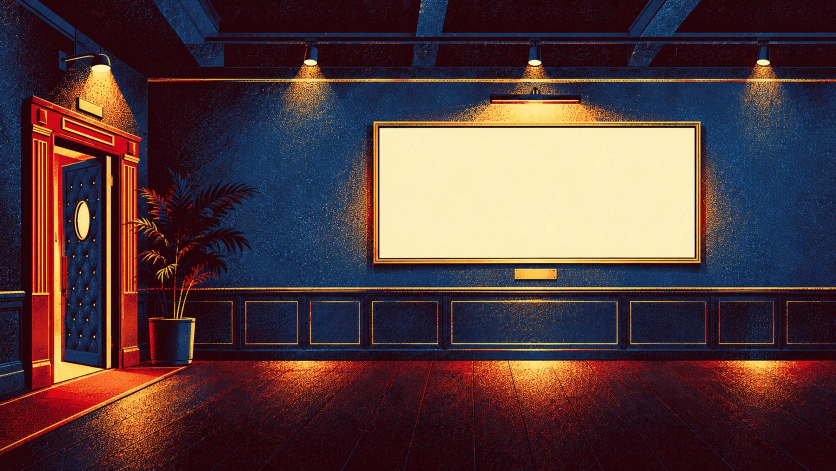
#> input picture assets/gallery/src/entrance.webp, 1672 x 941 px (shown at 1/2 size); its folder holds 4 pictures in this run
$ python build_gallery.py
#> lines starting #> are read from the running program, lines starting #| are printed output that depends on the picture; after the words box and inside, x2 and y2 are one past the last pixel; in counts of white or black regions, pixels touching at a corner belong together; pictures that were not available may be replaced by others from this repository, and a replacement may not be noted
"""Build the gallery and the rooftop from their paintings.

  assets/gallery/src/entrance.webp  the door in, one wide frame
  assets/gallery/src/windows.webp   two frames between the arched windows, the bench
  assets/gallery/src/exit.webp      one wide frame, the rope barrier, the door out to the roof
  assets/rooftop/src/rooftop.webp   the rooftop at night (the footer)

    python tools/build_gallery.py

Writes assets/scenes/gallery.webp (the three gallery frames side by side, the outer two resampled so the
picture rail, the wainscot and the floor line carry on across the joins) and assets/scenes/rooftop.webp,
and prints the numbers js/main.js needs: the blank frames and their plaques, the rooftop's blank
hoardings and its string-light bulbs.
"""
from pathlib import Path
import numpy as np
from PIL import Image
from scipy import ndimage as nd

ROOT = Path(__file__).resolve().parent.parent
load = lambda p: np.array(Image.open(ROOT / p).convert("RGB")).astype(float)
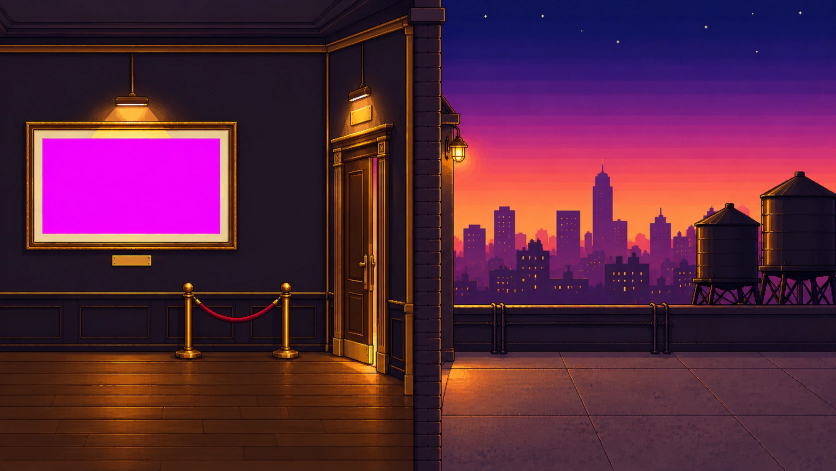
#> input picture assets/gallery/src/exit.webp, 1672 x 941 px (shown at 1/2 size)
g1, g2, g3 = [load(f"assets/gallery/src/{n}.webp") for n in ("entrance", "windows", "exit")]
H, W = g2.shape[:2]
#> H = 941; W = 1672


def rows(a, pairs):
    """Resample rows: pairs of (row in the output, row in the painting)."""
    src = np.interp(np.arange(H), [o for o, _ in pairs], [s for _, s in pairs])
#> src = 941 values from 0 to 940
    lo = np.floor(src).astype(int)
#> lo = 941 values from 0 to 940
    f = (src - lo)[:, None, None]
    return a[lo] * (1 - f) + a[np.minimum(lo + 1, H - 1)] * f


# picture rail, wainscot rail, floor line: where they sit in the middle frame <- in each outer frame
g1 = rows(g1, [(0, 0), (168, 160), (580, 576), (730, 725), (H - 1, H - 1)])
g3 = rows(g3, [(0, 0), (168, 155), (578, 563), (730, 710), (H - 1, H - 1)])
full = np.concatenate([g1, g2, g3], 1)
FLOOR = 590                         # below this (wainscot, floor) the joins are blended wide; above it, narrow
for j in (W, 2 * W):
    for rr, n in ((slice(0, FLOOR), 8), (slice(FLOOR, H), 40)):
        left, right = full[rr, j - n:j].copy(), full[rr, j:j + n].copy()
        k = np.linspace(0, 0.5, n)[None, :, None]                    # 0 away from the join, 0.5 on it
        full[rr, j - n:j] = left * (1 - k) + right[:, ::-1] * k
        full[rr, j:j + n] = right * (1 - k[:, ::-1]) + left[:, ::-1] * k[:, ::-1]
full = np.clip(full, 0, 255).astype(np.uint8)
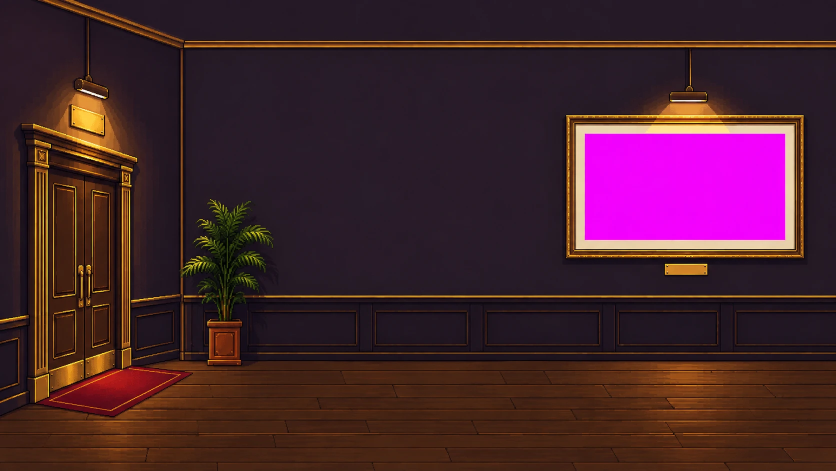
#> input picture assets/gallery/src/entry.webp, 1672 x 941 px, given in place of rooftop.webp, which was not available (shown at 1/2 size)
Image.fromarray(full).save(ROOT / "assets/scenes/gallery.webp", quality=88, method=6)

# ---- rooftop: the metro on the far bridge moves, so it is lifted out of the painting ----
#   assets/rooftop/train.png  the train on its own
#   assets/rooftop/front.png  what it passes behind: the string-light pole and the bridge's pylon
src = load("assets/rooftop/src/rooftop.webp")
TX0, TX1, TY0, TY1 = 750, 932, 486, 507            # the painted train (its nose points right)
POLE, PYLON = (853, 877), (1022, 1040)             # x ranges of the pole and the pylon, in front of the track
TRACK_END = 1096                                   # the bridge runs behind buildings from here
tr = src[TY0:TY1, TX0:TX1].copy()
r, g, b = tr[..., 0], tr[..., 1], tr[..., 2]
body = np.zeros(tr.shape[:2], bool)
body[2:, 2:166] = True                             # the cars are a plain block...
nose = (np.minimum(np.minimum(r, g), b) > 95) & (b - r < 70)   # ...and the nose is whatever is pale
#> nose: shape (21, 182) bool; every value is 0
body[2:, 166:] = nose[2:, 166:]
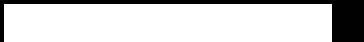
#> body: shape (21, 182) bool (shown 2 times larger); 81.5% white; 1 black region, box (x1, y1, x2, y2) and area: (0, 0, 182, 21) 706
p0, p1 = POLE[0] - TX0, POLE[1] - TX0              # the pole crosses the train: carry the car across it
tr[:, p0:p1] = tr[:, p0 - (p1 - p0):p0][:, ::-1]
#> tr: shape (21, 182, 3) float64; mean R, G, B 40.1, 26.9, 40.4
alpha = nd.gaussian_filter(body.astype(float), 0.5)
Image.fromarray(np.dstack([tr, alpha * 255]).clip(0, 255).astype(np.uint8)).save(ROOT / "assets/rooftop/train.png", optimize=True)
roof = src.copy()
roof[TY0:TY1, TX0:TX1] = src[TY0 - (TY1 - TY0):TY0, TX0:TX1]          # the haze just above the bridge, where the train stood
fx0, fx1, fy0, fy1 = POLE[0], PYLON[1], TY0 - 2, TY1 + 2
front = np.zeros((fy1 - fy0, fx1 - fx0, 4))
front[..., :3] = roof[fy0:fy1, fx0:fx1]
front[:, :POLE[1] - fx0, 3] = 255
#> front: shape (25, 187, 4) float64; mean R, G, B, A 40.6, 27.3, 40.9, 32.7
py = roof[fy0:fy1, PYLON[0]:PYLON[1]]
front[:, PYLON[0] - fx0:, 3] = ((py[..., 0] > 110) & (py[..., 0] - py[..., 2] > 40)) * 255
Image.fromarray(front.astype(np.uint8)).save(ROOT / "assets/rooftop/front.png", optimize=True)
print("rooftop train: track", [TX0, TY0, TRACK_END - TX0, TY1 - TY0], "len", TX1 - TX0, "front", [fx0, fy0, fx1 - fx0, fy1 - fy0])
roof = roof.astype(np.uint8)
Image.fromarray(roof).save(ROOT / "assets/scenes/rooftop.webp", quality=90, method=6)

# ---- the fairy lights: every little painted bulb gets a glow, split over three layers that twinkle out of step
#      (assets/rooftop/fairy-1..3.webp, drawn at twice the painting's size) ----
STRINGS = [(0, 318, 175, 398), (160, 455, 440, 605), (320, 580, 1672, 622), (852, 380, 880, 595), (1308, 380, 1336, 595), (1125, 640, 1225, 710)]
r, g, b = [roof[..., i].astype(int) for i in range(3)]
#> r: shape (941, 1672) int64
#> g: shape (941, 1672) int64
#> b: shape (941, 1672) int64
warm = (r > 215) & (g > 140) & (b < 150) & (r - b > 90)
#> warm: shape (941, 1672) bool; 1.2% white; 378 white regions (310 under 20 px), largest, box (x1, y1, x2, y2) and area: (144, 190, 208, 268) 3206, (1295, 249, 1458, 265) 2147, (66, 248, 274, 323) 1290
zone = np.zeros(warm.shape, bool)
for x0, y0, x1, y1 in STRINGS:
    zone[y0:y1, x0:x1] = True
lab, n = nd.label(warm & zone)
#> lab: shape (941, 1672) int32; 88 distinct labels, from 0 to 87
#> n = 87
size = nd.sum(warm & zone, lab, range(1, n + 1))
#> size = 87 values, max 1143 at index 78, min 1 at index 1, mean 30.08
dots = [c for c, z in zip(nd.center_of_mass(warm & zone, lab, range(1, n + 1)), size) if z <= 40]
#> dots = 76 pairs, first value 318 to 602.7, second value 70.44 to 1335
rng = np.random.default_rng(5)
layers = [np.zeros((H * 2, W * 2)) for _ in range(3)]
yy, xx = np.mgrid[-10:11, -10:11]
blob = np.exp(-(xx * xx + yy * yy) / (2 * 3.2 ** 2))
for cy, cx in dots:
    y, x = int(round(cy * 2)), int(round(cx * 2))
    if 10 <= y < H * 2 - 11 and 10 <= x < W * 2 - 11:
        L = layers[rng.integers(0, 3)]
        L[y - 10:y + 11, x - 10:x + 11] = np.maximum(L[y - 10:y + 11, x - 10:x + 11], blob)
#> this loop made 76 passes
#> (cy, cx, y, x) on passes 1 to 12: (319.8, 70.44, 640, 141), (318, 83, 636, 166), (323.4, 94.29, 647, 189), (326.5, 75.36, 653, 151), (330.2, 90.96, 660, 182), (336, 148, 672, 296), (337, 152.5, 674, 305), (338, 157, 676, 314), (339, 160.5, 678, 321), (340.5, 167.5, 681, 335), (342.3, 173.7, 685, 347), (372.1, 138, 744, 276)
#> (y, x) on passes 61 to 66: (1141, 356), (1165, 400), (1168, 373), (1184, 668), (1184, 758), (1184, 801)
for i, L in enumerate(layers):
    rgba = np.dstack([np.full(L.shape, 255), np.full(L.shape, 214), np.full(L.shape, 130), L * 255]).astype(np.uint8)
    Image.fromarray(rgba).save(ROOT / f"assets/rooftop/fairy-{i + 1}.webp", quality=80, method=4)
print("fairy lights:", len(dots))
#| fairy lights: 76


def boxes(mask, keep):
    lab, n = nd.label(mask)
    out = []
    for i, sl in enumerate(nd.find_objects(lab)):
        x, y, w, h = sl[1].start, sl[0].start, sl[1].stop - sl[1].start, sl[0].stop - sl[0].start
        if keep(x, y, w, h) and (lab[sl] == i + 1).mean() > 0.8:
            out.append([x, y, w, h])
    return sorted(out)


def cream(a):
    r, g, b = [a[..., i].astype(int) for i in range(3)]
    return nd.binary_opening((r > 232) & (g > 215) & (b > 150), iterations=3)


r, g, b = [full[..., i].astype(int) for i in range(3)]
#> r: shape (941, 5016) int64
#> g: shape (941, 5016) int64
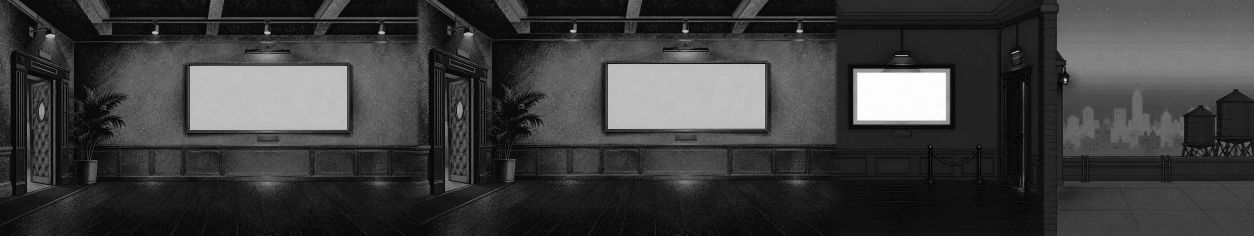
#> b: shape (941, 5016) int64 (shown at 1/4 size); min 0, max 255, mean 60.4
frames = boxes(cream(full), lambda x, y, w, h: w * h > 20000)
#> in cream, `return nd.binary_opening((r > 232) & (g > 215) & (b > 150), iterations..`: returned value: shape (941, 5016) bool; 6.9% white; 11 white regions, largest, box (x1, y1, x2, y2) and area: (2431, 256, 3061, 516) 162838, (759, 263, 1389, 520) 160798, (183, 137, 221, 151) 407
#> in boxes, `lab, n = nd.label(mask)`:
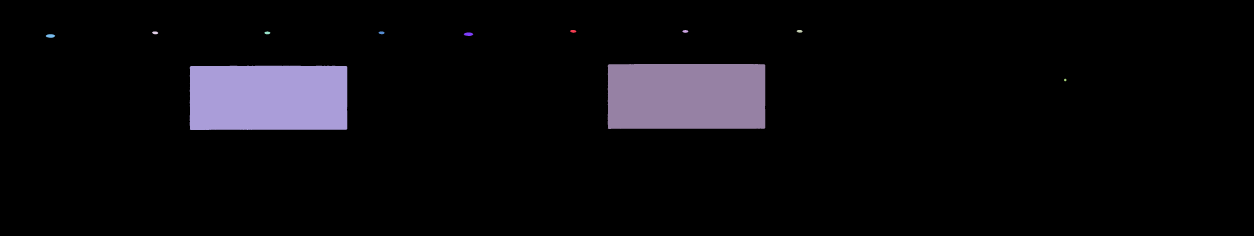
#> lab: shape (941, 5016) int32 (shown at 1/4 size); 12 distinct labels, from 0 to 11; one colour per label, 0 black
#> in boxes, `lab, n = nd.label(mask)`: n = 11
#> the loop in boxes, `for i, sl in enumerate(nd.find_objects(lab)):` made 11 passes
#> (x, y, w, h) on passes 1 to 11: (2280, 120, 26, 11), (2729, 120, 25, 11), (3186, 120, 25, 11), (608, 126, 25, 11), (1057, 126, 25, 11), (1514, 126, 25, 11), (1855, 130, 38, 14), (183, 137, 38, 14), (2431, 256, 630, 260), (759, 263, 630, 257), (4256, 315, 10, 10)
#> after the loop in boxes, `for i, sl in enumerate(nd.find_objects(lab)):`: out = [[2431, 256, 630, 260], [759, 263, 630, 257]]
#> frames = [[759, 263, 630, 257], [2431, 256, 630, 260]]
print("frames:", [[x - 1, y - 1, w + 2, h + 2] for x, y, w, h in frames])
#| frames: [[758, 262, 632, 259], [2430, 255, 632, 262]]
brass = nd.binary_opening((r > 200) & (g > 130) & (g < 215) & (b < 110), iterations=2)
#> brass: shape (941, 5016) bool; 1.3% white; 244 white regions (91 under 20 px), largest, box (x1, y1, x2, y2) and area: (4375, 425, 4503, 498) 4521, (4252, 423, 4343, 501) 4022, (213, 320, 223, 741) 3460
print("plaques:", boxes(brass, lambda x, y, w, h: 50 < w < 110 and 12 < h < 32 and 510 < y < 580))
#> in boxes (call 2), `lab, n = nd.label(mask)`:
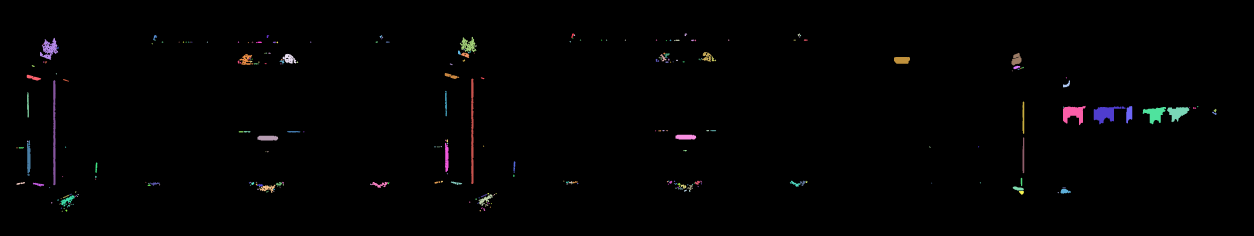
#> lab: shape (941, 5016) int32 (shown at 1/4 size); 284 distinct labels, from 0 to 283; one colour per label, 0 black
#> in boxes (call 2), `lab, n = nd.label(mask)`: n = 283
#> the loop in boxes (call 2), `for i, sl in enumerate(nd.find_objects(lab)):` made 283 passes
#> (x, y, w, h) on passes 1 to 3: (2285, 134, 12, 19), (2738, 134, 11, 11), (3190, 134, 11, 12)
#> after the loop in boxes (call 2), `for i, sl in enumerate(nd.find_objects(lab)):`: out = [[2702, 539, 83, 19], [1030, 543, 83, 19]]
#| plaques: [[1030, 543, 83, 19], [2702, 539, 83, 19]]
print("rooftop hoardings:", [[x - 1, y - 1, w + 2, h + 2] for x, y, w, h in boxes(cream(roof), lambda x, y, w, h: w * h > 700 and y > 300)])
#> in cream (call 2), `return nd.binary_opening((r > 232) & (g > 215) & (b > 150), iterations..`: returned value: shape (941, 1672) bool; 0% white; 1 white region, box (x1, y1, x2, y2) and area: (1323, 258, 1330, 265) 25
#| rooftop hoardings: []
r, g, b = [roof[..., i].astype(int) for i in range(3)]
bulb = nd.binary_opening((r > 240) & (g > 190) & (b > 90) & (b < 200), iterations=2)
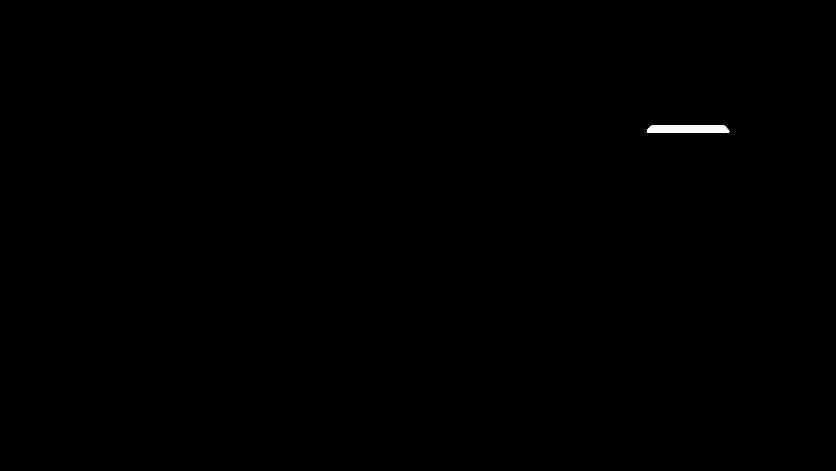
#> bulb: shape (941, 1672) bool (shown at 1/2 size); 0.15% white; 1 white region, box (x1, y1, x2, y2) and area: (1293, 251, 1459, 266) 2377
print("bulbs:", [[x + w // 2, y + h // 2] for x, y, w, h in boxes(bulb, lambda x, y, w, h: 14 < w < 40 and 14 < h < 40 and 380 < y < 460 and 860 < x < 1320)])
#| bulbs: []
print("gallery", full.shape[1], "x", full.shape[0])
#| gallery 5016 x 941
